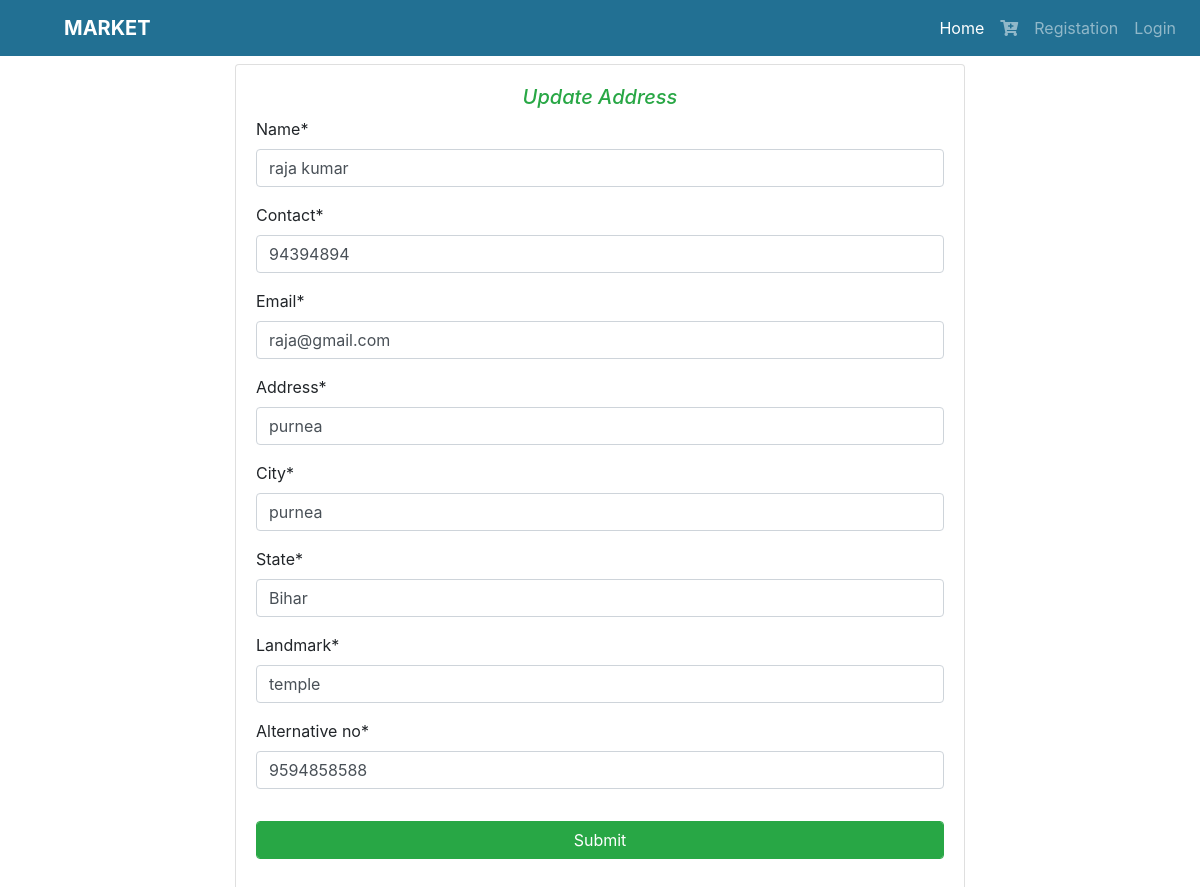
Screenshot of /update/2 with the database file from the repository.
### shop/models.py (models this page shows)
class UserAddress(models.Model):
    address_id = models.AutoField(primary_key=True)
    user = models.ForeignKey(settings.AUTH_USER_MODEL,on_delete=models.CASCADE)
    name = models.CharField(max_length=200)
    contact = models.IntegerField()
    email = models.EmailField()
    address = models.CharField(max_length=200)
    city = models.CharField(max_length=200)
    state = models.CharField(max_length=200)
    landmark = models.CharField(max_length=200)
    alternative_no = models.CharField(max_length=200)

### shop/views.py (the view, shortened to what this page needs)
# urls.py: path('update/<int:pk>',UpdateAddress.as_view(),name="update"),
class UpdateAddress(UpdateView):
    model = UserAddress
    form_class = AddressForm
    template_name = 'users/update_address.html'

### shop/forms.py
class AddressForm(forms.ModelForm):
    class Meta:
        model = UserAddress
        exclude = ('user',)

### templates/users/update_address.html (shortened to what this page needs)
{% extends 'users/base.html' %}
{% block content %}
    {% load crispy_forms_tags %}
    <div class="container mt-2">
        <div class="row">
            <div class="col-lg-8 mx-auto">
                <div class="card">
                    <div class="card-body">
                        <h5 class="display-5 text-success text-center"><i>Update Address</i></h5>
                        <form action="" method="post">
                            <table class="table">
                                {{ form|crispy }}
                            </table>
                            <div class="form-group">
                                <input type="submit" class="btn btn-success btn-block form-control">
                            </div>
                        </form>
                    </div>
                </div>
            </div>
        </div>
    </div>
{% endblock %}

### rows the page displays
UserAddress: name "raja kumar", contact "94394894", email "raja@gmail.com", address "purnea", city "purnea", state "Bihar", landmark "temple", alternative_no "9594858588"
